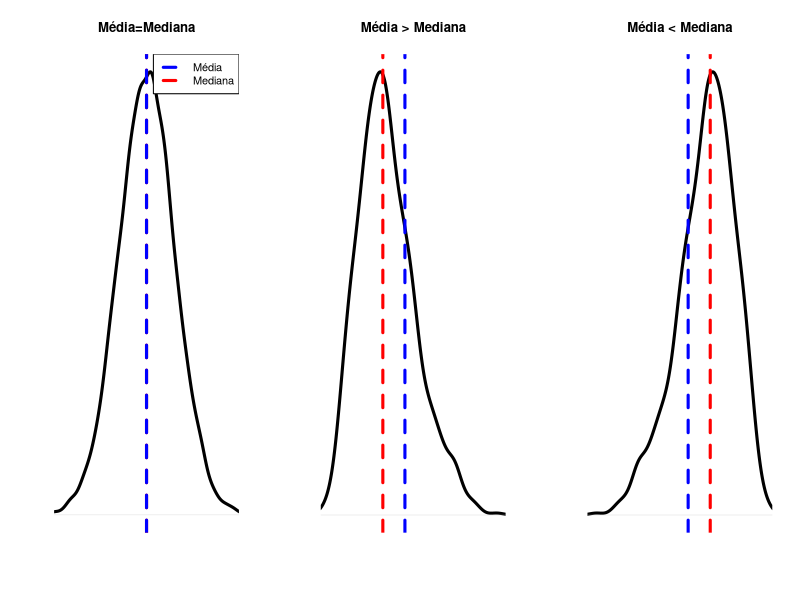
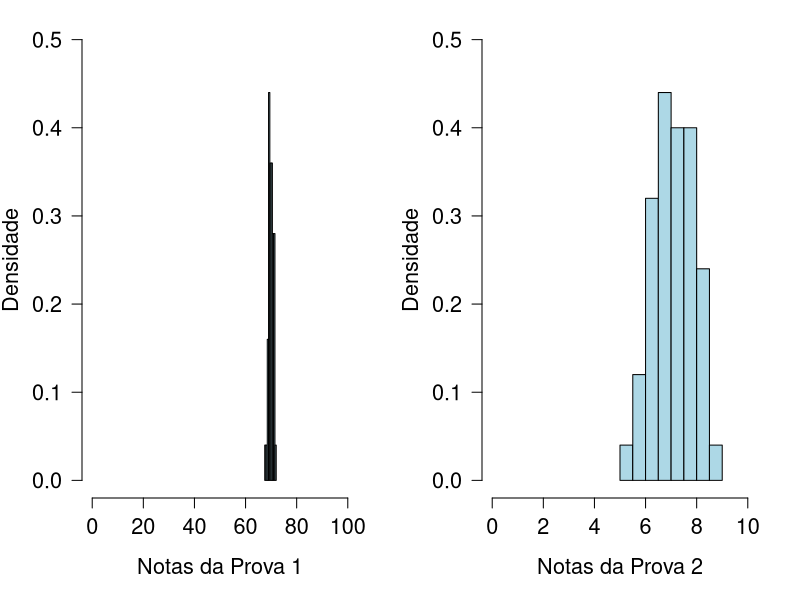
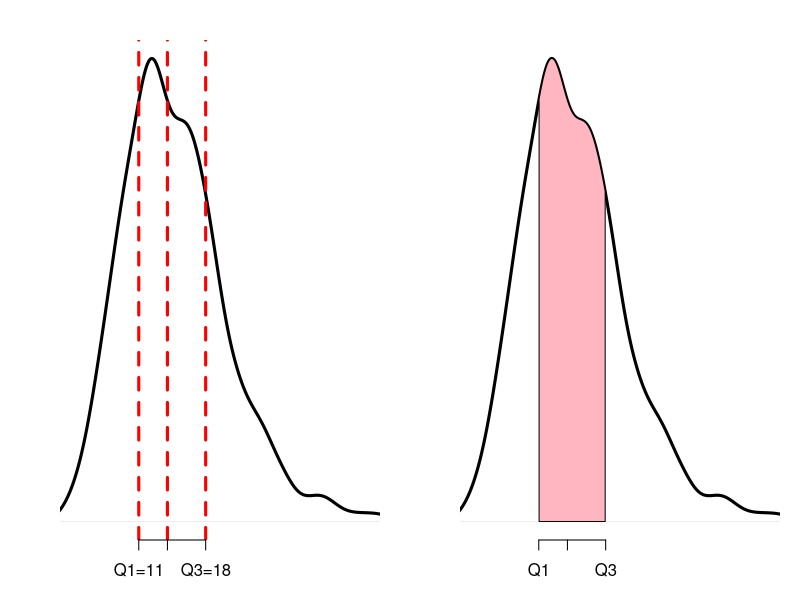
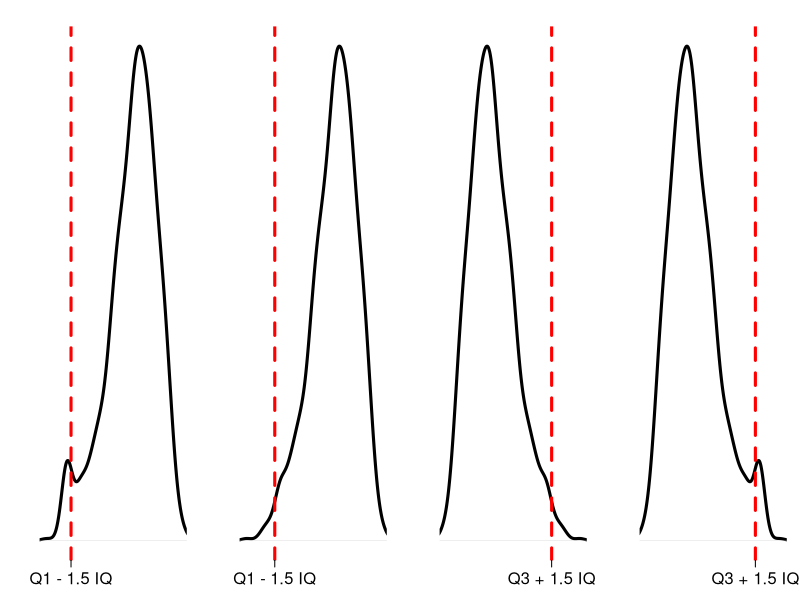
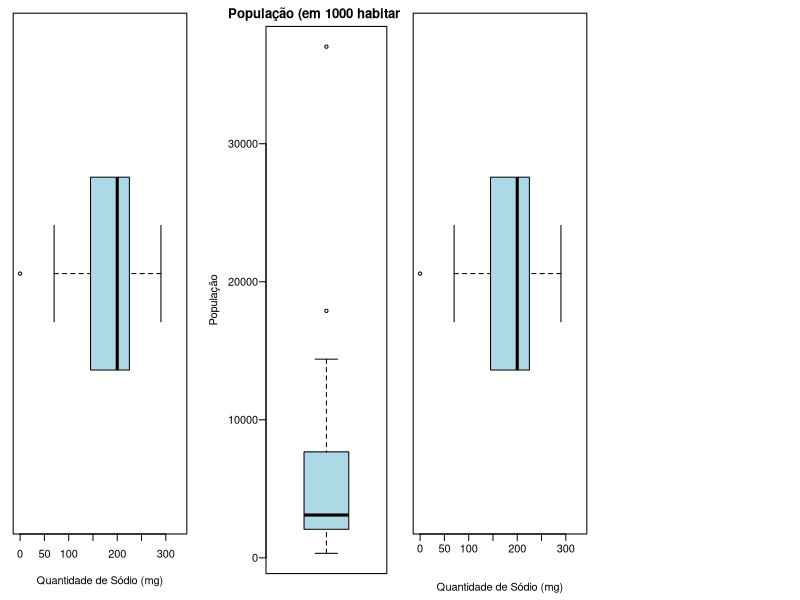
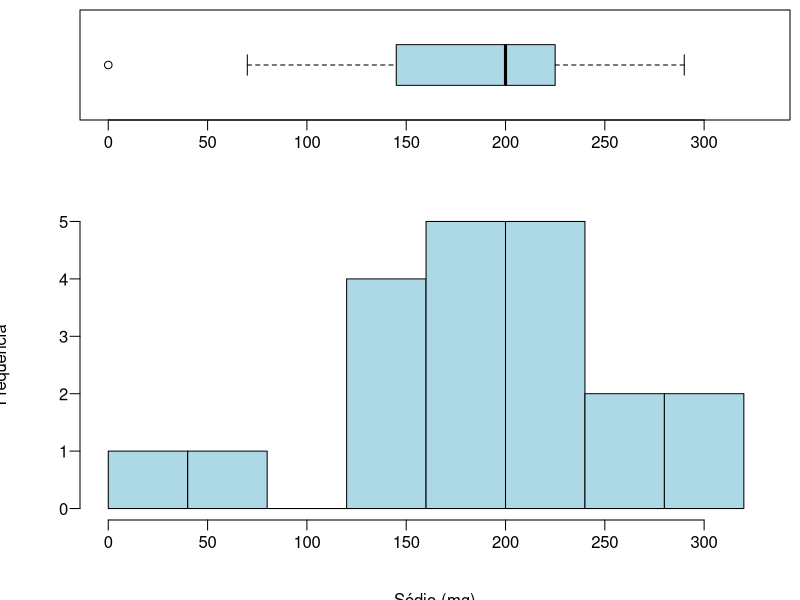
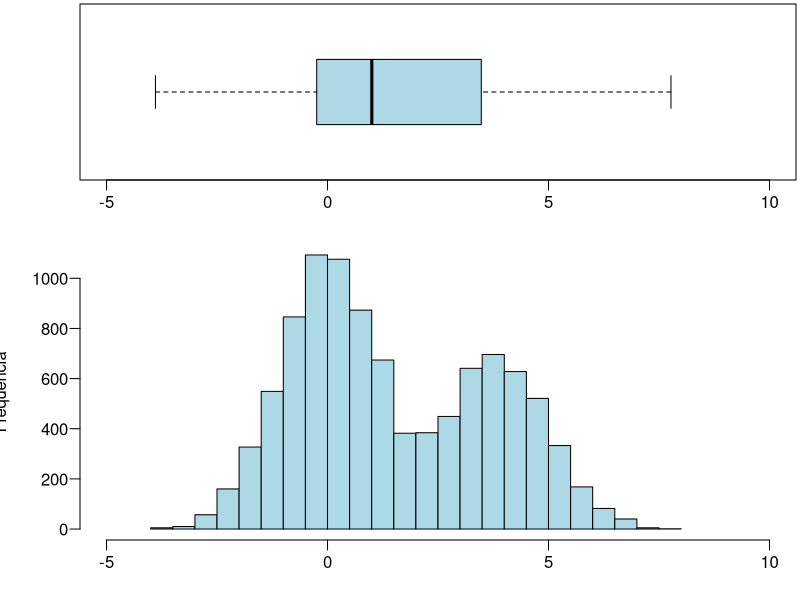
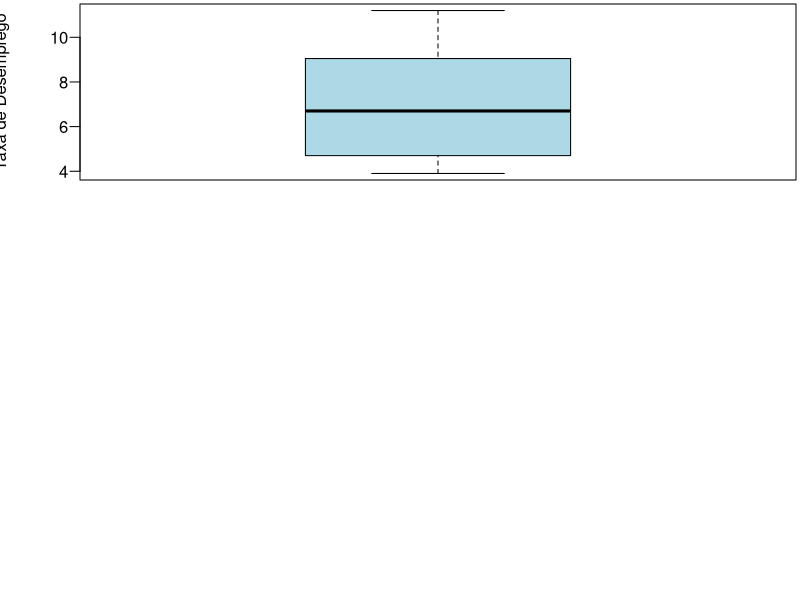

The R script that drew these images, in order:
## ---- chunk 1
par(mfrow=c(1, 3))
set.seed(44)
sym <- rnorm(10000)
plot(density(sym), ylab="", main="Média=Mediana", xlab="", axes=FALSE, 
     xlim=c(-3,3), cex.lab=1.5, lwd=3)
abline(v=0, col="red", lty=2,lwd=3)
abline(v=0, col="blue", lty=2,lwd=3)
legend("topright", legend=c("Média", "Mediana"), col=c("blue", "red"), 
       lty=2, border="white", lwd=3)

set.seed(44)
asymDir <- c(rchisq(1000, df=15))
plot(density(asymDir), ylab="", main="Média > Mediana", xlim=c(4, 35),
     axes=FALSE, xlab="", cex.lab=1.5, lwd=3)
abline(v=14, col="red", lty=2, lwd=3)
abline(v=18, col="blue", lty=2, lwd=3)

asymEsq <- -asymDir
plot(density(asymEsq), ylab="", main="Média < Mediana", xlim=c(-35, -4),
     axes=FALSE, xlab="", cex.lab=1.5, lwd=3)
abline(v=-14, col="red", lty=2, lwd=3)
abline(v=-18, col="blue", lty=2, lwd=3)
#legend("topright", legend=c("Média", "Mediana"), col=c("blue", "red"), lty=2, border="white", lwd=3)
## ---- chunk 2
set.seed(3)
prova1 <- rnorm(50, mean=70, sd=1)
prova2 <- rnorm(50, mean=7, sd=1)
par(mfrow=c(1, 2), mar=c(5.1, 4.1, 1.1, 2.1))
hist(prova1, freq=FALSE, xlab="Notas da Prova 1", ylab="Densidade", 
     main=" ", xlim=c(0,100), ylim=c(0,.5), cex.axis=1.3, cex.lab=1.3, 
     col="lightblue", las=1)
hist(prova2, freq=FALSE, xlab="Notas da Prova 2", ylab="Densidade",
     main=" ", xlim=c(0,10), ylim=c(0,.5), cex.axis=1.3, cex.lab=1.3, 
     col="lightblue", las=1)
## ---- chunk 3
set.seed(2015)
par(mar = c(3, 3, 2, 1))
asymDir <- round(c(rchisq(1000, df=15)), 0)
a <- boxplot(asymDir, plot=FALSE)
q1 <- round(a$stats[2], 0)
q2 <- round(a$stats[3], 0)
q3 <- round(a$stats[4], 0)
plot(density(asymDir), ylab="",main=" ", xlim=c(4, 35), axes=FALSE, 
     xlab="", cex.lab=1.5, lwd=3)
abline(v=q1, col="red", lty=2, lwd=3)
abline(v=q2, col="red", lty=2, lwd=3)
abline(v=q3,col="red",lty=2,lwd=3)
axis(side=1, at=c(q1,q2,q3), labels=c(paste0("Q1=", q1), 
                                      paste0("Q2=", q2), paste0("Q3=", q3)))
## ---- chunk 4
par(mar = c(3, 3, 2, 1))
dens <- density(asymDir)
plot(dens, ylab="", main=" ", xlim=c(4, 35), axes=FALSE, xlab="", 
     cex.lab=1.5, lwd=3)
axis(side=1, at=c(q1, q2, q3), labels=c("Q1","Q2","Q3"))
x1 <- min(which(dens$x >= q1))  
x2 <- max(which(dens$x <  q3))
with(dens, polygon(x=c(x[c(x1, x1:x2, x2)]), y=c(0, y[x1:x2], 0),
                   col="lightpink"))
# abline(v=q1, col="red", lty=2, lwd=3)
# abline(v=q3, col="red", lty=2, lwd=3)
## ---- chunk 5
par(mfrow=c(1, 4))
set.seed(44)
asymDir <- c(rchisq(1000, df=15))
asymEsq <- c(-asymDir, rep(-30, 30))
plot(density(asymEsq), ylab="", main=" ", xlim=c(-35, -4), axes=FALSE, 
     xlab="", cex.lab=1.5, lwd=3)
a <- boxplot(asymEsq, plot=FALSE)
IQ <- a$stats[4] - a$stats[2]
LI <- a$stats[2] - 1.5*IQ
abline(v=LI, col="red", lty=2, lwd=3)
axis(side=1, at=c(LI), labels=c("Q1 - 1.5 IQ"), cex.axis=1.5, cex.lab=1.5)

set.seed(44)
asymDir <- c(rchisq(1000, df=15))
asymEsq <- c(-asymDir)
plot(density(asymEsq), ylab="",main=" ", xlim=c(-35, -4), axes=FALSE, 
     xlab="", cex.lab=1.5, lwd=3)
a <- boxplot(asymEsq, plot=FALSE)
IQ <- a$stats[4] - a$stats[2]
LI <- a$stats[2] - 1.5*IQ
abline(v=LI, col="red", lty=2, lwd=3)
axis(side=1, at=c(LI), labels=c("Q1 - 1.5 IQ"),cex.axis=1.5,cex.lab=1.5)

set.seed(44)
asymDir <- c(rchisq(1000, df=15))
a <- boxplot(asymDir, plot=FALSE)
IQ <- a$stats[4] - a$stats[2]
LS <- a$stats[4] + 1.5*IQ
plot(density(asymDir), ylab="", main=" ", xlim=c(4, 35), axes=FALSE, 
     xlab="", cex.lab=1.5, lwd=3)
abline(v=LS, col="red", lty=2, lwd=3)
axis(side=1, at=c(LS), labels=c("Q3 + 1.5 IQ"), cex.axis=1.5, cex.lab=1.5)

set.seed(44)
asymDir <- c(rchisq(1000, df=15), rep(30, 30))
plot(density(asymDir), ylab="",main=" ", xlim=c(4, 35), axes=FALSE, 
     xlab="", cex.lab=1.5, lwd=3)
a <- boxplot(asymDir, plot=FALSE)
IQ <- a$stats[4] - a$stats[2]
LS <- a$stats[4] + 1.5*IQ
abline(v=LS, col="red", lty=2, lwd=3)
axis(side=1, at=c(LS), labels=c("Q3 + 1.5 IQ"), cex.axis=1.5, cex.lab=1.5)
## ---- chunk 6
cereais <- c(0, 70, 125, 125, 140, 150, 170, 170, 180, 200,
             200, 210, 210, 220, 220, 230, 250, 260, 290, 290)
## ---- chunk 7
par(mar=c(5, 1, 1, 1))
boxplot(cereais, horizontal=TRUE, outline=TRUE, ylim=c(-1,330), 
        col="lightblue", type=3, xlab="Quantidade de Sódio (mg)")
## ---- chunk 8
estados <- c(325,478,558,1158,1380,1785,2052,2079,2505,2777,2813,2823,2844,3098,
             3444,5004,5357,5652,6193,7431,7919,9564,10188,13071,14392,17892,37033)

med <- median(estados) # Q2
Q1 <- quantile(estados, prob=.25, type=2) # Q1
Q3 <- quantile(estados, prob=.75, type=2) # Q3
IQ <- IQR(estados, type=2) # IQ
## ---- chunk 9
par(mar=c(2, 5, 2, 1), mgp = c(3.5, 0.6, 0))
boxplot(estados, main="População (em 1000 habitantes)", 
        ylab="População", type=2, col="lightblue", las = 1)
## ---- chunk 10
#par(mfrow=c(2,1))
#nf <- layout(mat = matrix(c(1,2),2,1, byrow=TRUE),  height = c(1,2))
#  par(mar=c(4, 4, .5, .5))
par(mar=c(5, 1, 1, 1))
boxplot(cereais, horizontal=TRUE, outline=TRUE, ylim=c(-1,330), 
        col="lightblue", type=3, xlab="Quantidade de Sódio (mg)")
# hist(cereais,xlim=c(-1,330),breaks=c(0,40,80,120,160,200,240,280,320),main="",col="lightblue",xlab="Sódio (mg)",ylab="Frequência")
## ---- chunk 11
par(mfrow=c(2, 1))
nf <- layout(mat = matrix(c(1,2), 2, 1, byrow=TRUE),  heights = c(1, 2))
par(mar=c(4, 4, .5, .5))
boxplot(cereais, horizontal=TRUE,  outline=TRUE, ylim=c(-1, 330),
        col="lightblue", type=3)
hist(cereais, xlim=c(-1, 330), breaks=seq(0, 320, by=40),
     main="", col="lightblue", xlab="Sódio (mg)", ylab="Frequência", las=1)
## ---- chunk 12
mu1 <- log(1)   
mu2 <- log(50)
sig1 <- log(3)
sig2 <- log(3)
cpct <- 0.4   

bimodalDistFunc <- function(n, cpct, mu1, mu2, sig1, sig2){
    set.seed(4)
    y0 <- rlnorm(n, meanlog=mu1, sdlog=sig1)
    set.seed(5)
    y1 <- rlnorm(n, meanlog=mu2 , sdlog=sig2)
    
    flag <- rbinom(n, size=1, prob=cpct)
    y <- y0*(1 - flag) + y1*flag 
}

bimodalData <- bimodalDistFunc(n=10000, cpct, mu1, mu2, sig1, sig2)

nf <- layout(mat=matrix(c(1, 2), 2, 1, byrow=TRUE),  heights=c(1, 1.5))
par(mar=c(3, 4, .2, .2))
boxplot(log(bimodalData), horizontal=TRUE, outline=TRUE, ylim=c(-5,10), 
        col="lightblue", type=3)
hist(log(bimodalData), nclass=20, xlab="", ylab="Frequência", 
     col="lightblue", main="", xlim=c(-5, 10), las=1)
## ---- chunk 13
desemprego <- c(8.3, 6, 9.2, 9.3, 11.2, 9.5, 6.7, 4.4, 3.9, 4.6, 8.5, 
                8.9, 4.5, 6, 4.8)

library(dplyr)
library(knitr)
library(kableExtra)

des <- data_frame("País"=c("Bélgica", "Dinamarca", "Alemanha", "Grécia",
                         "Espanha", "França", "Portugal", "Holanda",
                         "Luxemburgo", "Irlanda", "Itália", "Finlândia",
                         "Áustria", "Suécia", "Reino Unido"),
                  Taxa=desemprego)
des %>% kable() %>% kable_styling(bootstrap_options = c("striped"), full_width = FALSE, font_size = 22, position = "left")
## ---- chunk 14
Q1 <- quantile(desemprego, prob=.25, type=2)
Q3 <- quantile(desemprego,prob=.75, type=2)
IQ <- IQR(desemprego, type=2)
LI <- Q1-1.5*IQ
LS <- Q3+1.5*IQ
## ---- chunk 15
boxplot(desemprego, type=2, col="lightblue", 
        ylab="Taxa de Desemprego", las = 1)
